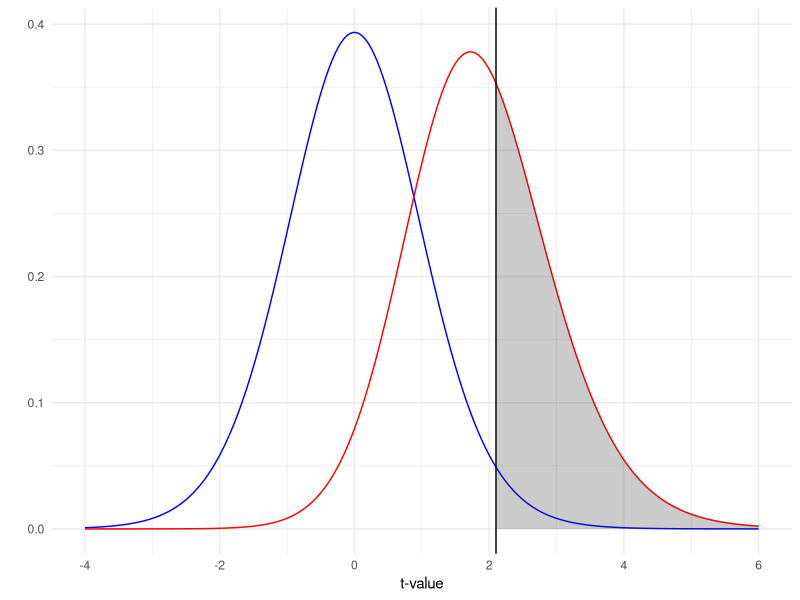
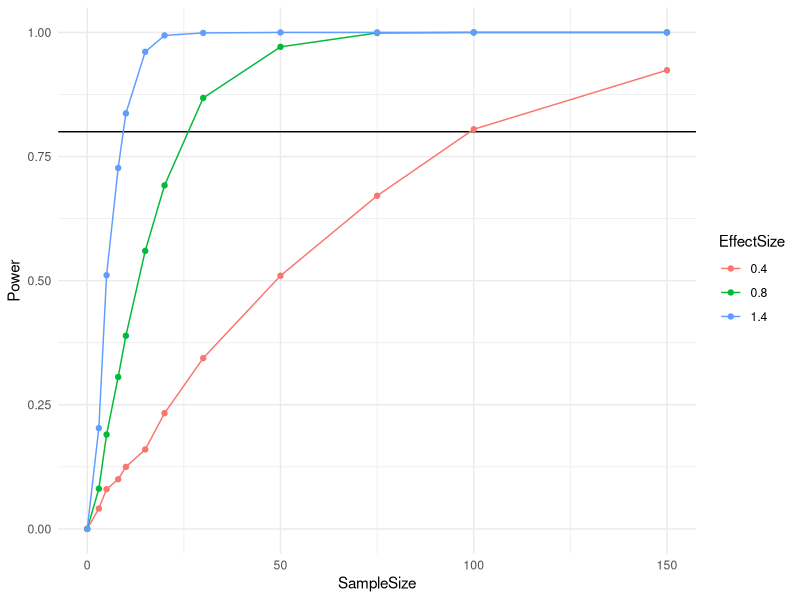
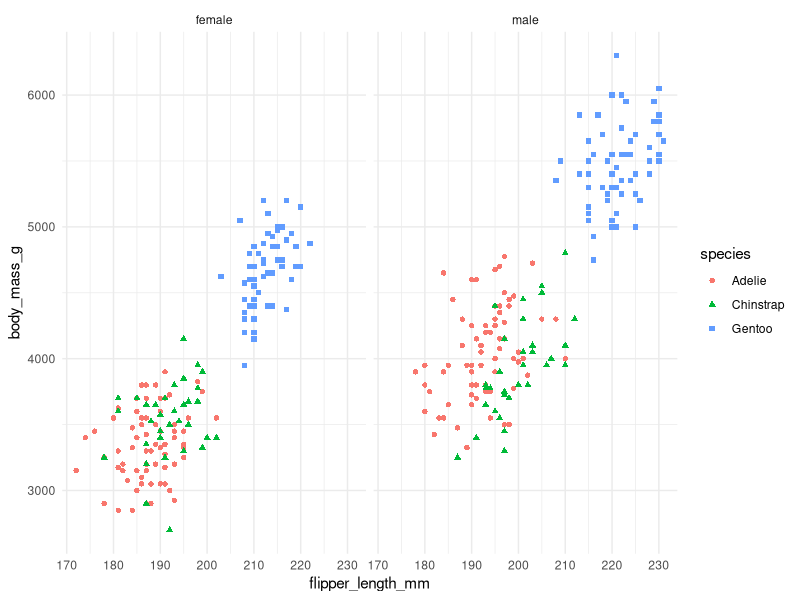
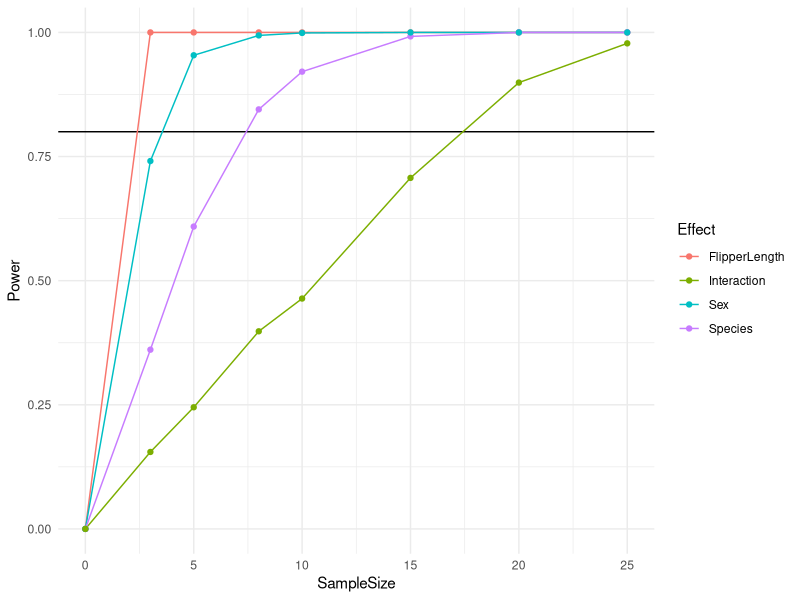

R code for these plots, in order:
## ---- chunk 1
library(tidyverse)

theme_set(theme_minimal())

knitr::opts_chunk$set(message=FALSE, echo=FALSE, warning=FALSE)

set.seed(42)  # Get consistent results
## ---- chunk 2
g1_n = 10
g1_mean = 100
g1_sd = 15

g2_n = 10
g2_mean = 112
g2_sd = 15
## ---- chunk 3
(effect_size = (g2_mean - g1_mean) / 15)
## ---- chunk 4
alpha = 0.05
deg_f = 18

critical_t = qt(1 - (alpha / 2), deg_f)
ncp = effect_size * sqrt(g1_n * g2_n / (g1_n + g2_n))

x = seq(-4, 6, length.out = 1000)
ny = dt(x, deg_f)
ay = dt(x, deg_f, ncp = ncp)

data = data.frame(x = x, ny = ny, ay = ay)

ggplot(data, aes(x = x)) +
  geom_path(aes(y = ny), color='blue') +
  geom_path(aes(y = ay), color='red') +
  geom_vline(xintercept = critical_t) +
  stat_function(fun = dt, 
                xlim = c(critical_t, 6),
                geom = "area",
                args = c(df = deg_f, ncp=ncp),
                alpha = 0.25) +
  labs(x="t-value", y="")
## ---- chunk 5
alpha = 0.05
critical_t = qt(1 - (alpha / 2), deg_f)  # alpha / 2 for a 2 sided test
# This is beyond the course, but feel free to read up on the distribution of a test statistic
# when the null is false and how that relates to the noncentrality parameter.
# You could find this particular formula online, e.g. in GPower's docs
ncp = effect_size * sqrt(g1_n * g2_n / (g1_n + g2_n))

power = 1 - pt(critical_t, deg_f, ncp)
## ---- chunk 6
get_sample_data = function(n1, m1, sd1, n2, m2, sd2) {
  data.frame(
    group1 = rnorm(n1, m1, sd1),
    group2 = rnorm(n2, m2, sd2)
  )
}
## ---- chunk 7
(test_data = get_sample_data(10, 100, 15, 10, 112, 15))
## ---- chunk 8
test_sample_data = function(data){
  t.test(data$group1, data$group2)$p.value < 0.05
}

test_sample_data(test_data)
## ---- chunk 9
simulation_results = replicate(1e4, test_sample_data(get_sample_data(10, 100, 15, 10, 112, 15)))
head(simulation_results)
## ---- chunk 10
mean(simulation_results)
## ---- chunk 11
sample_sizes = c(3, 5, 8, 10, 15, 20, 30, 50, 75, 100, 150)

es_04 = lapply(sample_sizes, function(n) {mean(replicate(1e3, test_sample_data(get_sample_data(n, 100, 15, n, 106, 15))))})
es_08 = lapply(sample_sizes, function(n) {mean(replicate(1e3, test_sample_data(get_sample_data(n, 100, 15, n, 112, 15))))})
es_14 = lapply(sample_sizes, function(n) {mean(replicate(1e3, test_sample_data(get_sample_data(n, 100, 15, n, 121, 15))))})

power = data.frame(SampleSize=c(0, sample_sizes), es_04=c(0, unlist(es_04)), es_08=c(0, unlist(es_08)), es_14=c(0, unlist(es_14))) %>% 
  pivot_longer(cols=es_04:es_14, names_to="EffectSize", values_to="Power") %>% 
  mutate(EffectSize = factor(recode(EffectSize, es_04=0.4, es_08=0.8, es_14=1.4)))

ggplot(power, aes(x=SampleSize, y=Power, color=EffectSize, group=EffectSize)) +
  geom_hline(yintercept=0.8) +
  geom_line() +
  geom_point()
## ---- chunk 12
library(palmerpenguins)

penguins = penguins %>% 
  drop_na() %>% 
  select(body_mass_g, flipper_length_mm, species, sex)

ggplot(penguins, aes(y = body_mass_g, x = flipper_length_mm, color=species, shape=species)) +
  facet_wrap(~sex) +
  geom_point()
## ---- chunk 13
anova(lm(body_mass_g ~ flipper_length_mm + species * sex, data=penguins))
## ---- chunk 14
get_penguins = function(n) {
  penguins %>% 
    group_by(species, sex) %>% 
    sample_n(n)
}

get_penguins(1)
## ---- chunk 15
do_anova = function(data) {
  fit = anova(lm(body_mass_g ~ flipper_length_mm + species * sex, data=data))
  (fit$`Pr(>F)` < 0.05)[1:4]
}

do_anova(get_penguins(3))
## ---- chunk 16
n_per_group = 5
simulation_results = replicate(1e3, do_anova(get_penguins(n_per_group)))
head(t(simulation_results))
## ---- chunk 17
sample_sizes = c(3, 5, 8, 10, 15, 20, 25)

penguin_power = data.frame(t(sapply(sample_sizes, function(n) {rowMeans(replicate(1e3, do_anova(get_penguins(n))))})))
colnames(penguin_power) = c("FlipperLength", "Species", "Sex", "Interaction")

penguin_power = penguin_power %>% 
  mutate(SampleSize = sample_sizes) %>% 
  add_row(SampleSize=0, FlipperLength=0, Species=0, Sex=0, Interaction=0) %>% 
  pivot_longer(cols=FlipperLength:Interaction, names_to="Effect", values_to="Power")

ggplot(penguin_power, aes(x=SampleSize, y=Power, color=Effect, group=Effect)) +
  geom_hline(yintercept=0.8) +
  geom_line() +
  geom_point()
